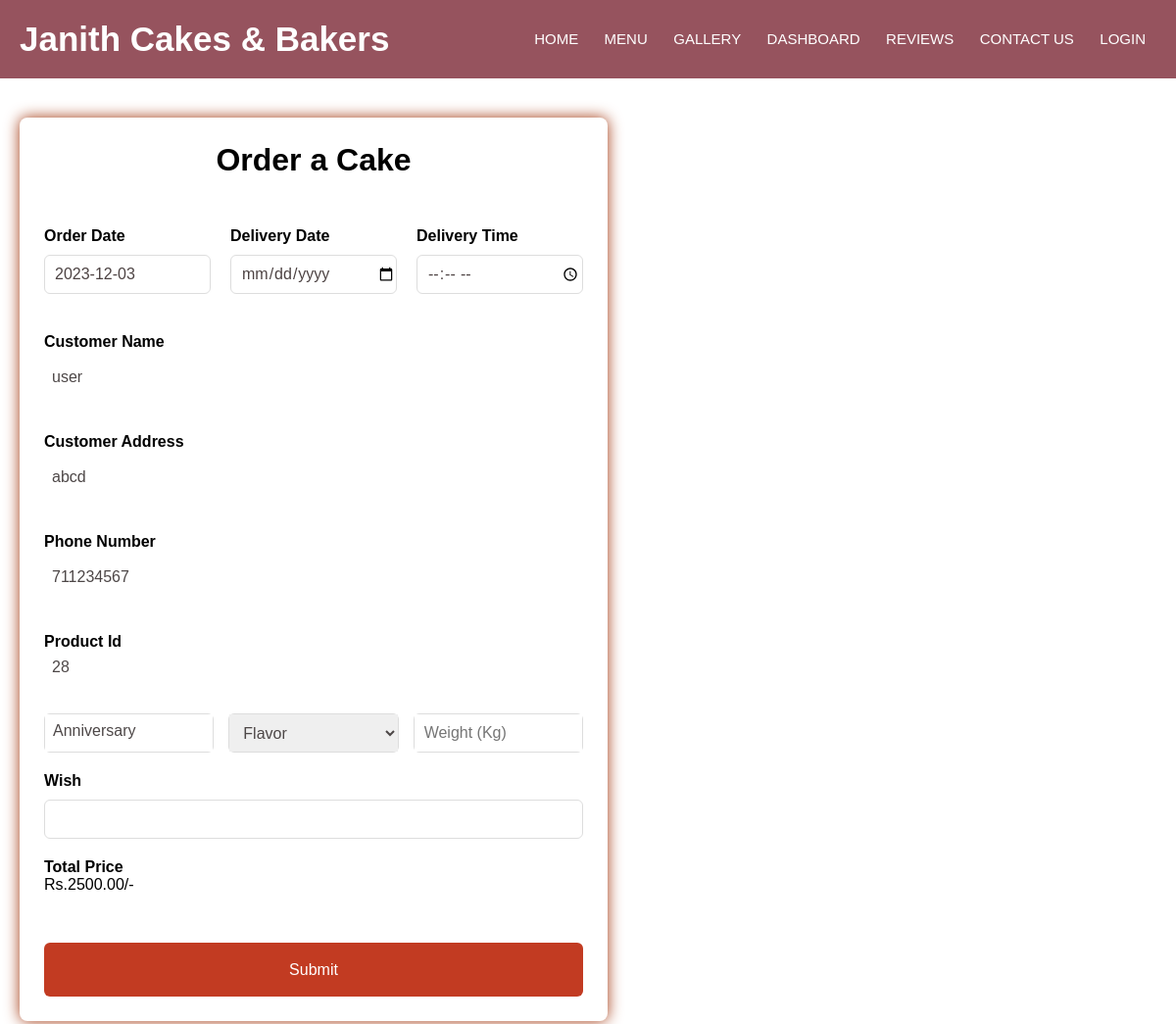
Screenshot of /order.php?pro_id=28 (signed in) with the database file from the repository.
### tables this page shows
CREATE TABLE `customer` (
  `Customer_Id` int(11) NOT NULL,
  `Customer_Name` varchar(255) NOT NULL,
  `Address` varchar(255) NOT NULL,
  `Email` varchar(255) NOT NULL,
  `Phone_Number` int(11) NOT NULL,
  `Registration_Date` date NOT NULL,
  `Password` varchar(255) NOT NULL
);

CREATE TABLE `add_item` (
  `Product_Id` int(11) NOT NULL,
  `product_cat` int(100) NOT NULL,
  `Price` varchar(11) NOT NULL,
  `Image` varchar(100) NOT NULL
);

CREATE TABLE `categories` (
  `cat_id` int(100) NOT NULL,
  `cat_title` varchar(100) NOT NULL
);

### order.php (the view, shortened to what this page needs)
<?php
include("connect.php");
?>
<!DOCTYPE html>
<html>
<head>
  <link rel="stylesheet" href="order.css">
  <link rel="stylesheet" href="navbar.css">
</head>
<body>
  <nav>
    <label class="logo">Janith Cakes & Bakers</label>
    <ul>
      <li><a class="active" href="index.php">Home</a></li>
      <li><a href="menu.php">Menu</a></li>
      <li><a href="gallery.php">Gallery</a></li>
      <li><a href="user/dashboard.php">dashboard</a></li>
      <li><a href="review.php">Reviews</a></li>
      <li><a href="#">Contact us</a>
      </li>
      <li><a href="login.php">Login</a></li>
    </ul>
  </nav>
  <section class="container">
    <header>Order a Cake</header>
    <form class="form" method="POST" action="order.php?pro_id=<?php echo $_GET['pro_id'] ?>" enctype="multipart/form-data">
      <div class="row">
        <div class="input-box">
          <label>Order Date</label>
          <input type="text" id="current_date" name="current_date" required />
        </div>
        <div class="input-box">
          <label>Delivery Date</label>
          <input type="date" id="delivery_date" name="delivery_date" required />
        </div>
        <div class="input-box">
          <label>Delivery Time</label>
          <input type="time" id="delivery_time" name="delivery_time" required />
        </div>
      </div>
      <div class="row">
        <div class="input-box">
          <?php
          if (isset($_SESSION['customer_id'])) {
            $customer_id = $_SESSION['customer_id'];
            $run_query_by_id = mysqli_query($con, "select * from customer where Customer_Id = '$customer_id'");
            while ($row_cat = mysqli_fetch_array($run_query_by_id)) {
              $customer_name = $row_cat['Customer_Name'];
            }
            echo "
              <label>Customer Name</label>
              <div class = 'customer'>$customer_name</div>
              ";
          }
          ?>
        </div>
      </div>
      <div class="row">
        <div class="input-box">
          <?php
          if (isset($_SESSION['customer_id'])) {
            $customer_id = $_SESSION['customer_id'];
            $run_query_by_id = mysqli_query($con, "select * from customer where Customer_Id = '$customer_id'");
            while ($row_cat = mysqli_fetch_array($run_query_by_id)) {
              $customer_address = $row_cat['Address'];
            }
            echo "
              <label>Customer Address</label>
              <div class = 'customer'>$customer_address</div>
              ";
          }
          ?>
        </div>
      </div>
      <div class="row">
        <div class="input-box">
          <?php
          if (isset($_SESSION['customer_id'])) {
            $customer_id = $_SESSION['customer_id'];
            $run_query_by_id = mysqli_query($con, "select * from customer where Customer_Id = '$customer_id'");
            while ($row_cat = mysqli_fetch_array($run_query_by_id)) {
              $customer_number = $row_cat['Phone_Number'];
            }
            echo "
              <label>Phone Number</label>
              <div class = 'customer'>$customer_number</div>
              ";
          }
          ?>
        </div>
      </div>
      <div class="input-box">
        <?php
        if (isset($_GET['pro_id'])) {
          $product_id = $_GET['pro_id'];
          $run_query_by_pro_id = mysqli_query($con, "select * from add_item where Product_Id = '$product_id'");
          while ($row_pro = mysqli_fetch_array($run_query_by_pro_id)) {
            $pro_id = $row_pro['Product_Id'];
            $pro_price = $row_pro['Price'];
            echo "
              <label> Product Id </label>
              <div class = 'pro_id'>$pro_id</div>
              ";
          }
        }
        ?>
      </div>
      <div class="column">
        <div class="select-box">
          <?php
          if (isset($_GET['pro_id'])) {
            $product_id = $_GET['pro_id'];
            $run_query_by_pro_id = mysqli_query($con, "select * from add_item where Product_Id = '$product_id'");
            while ($row_pro = mysqli_fetch_array($run_query_by_pro_id)) {
              $pro_cat = $row_pro['product_cat'];
              $run_query_by_pro_cat = mysqli_query($con, "select * from categories where cat_id = '$pro_cat'");
              while ($row_cat = mysqli_fetch_array($run_query_by_pro_cat)) {
                $cat_title = $row_cat['cat_title'];
              }
              echo "
              <div class = 'pro_cat'>$cat_title</div>
              ";
            }
          }
          ?>
        </div>
        <div class="select-box">
          <select name="flavor" required>
            <option hidden> Flavor </option>
          </select>
        </div>
        <div class="select-box">
          <input type="number" name="weight" id="weight" min="1" step="0.1" placeholder="Weight (Kg)" oninput="updatePrice()" required>
        </div>
      </div>
      <div class="input-box">
        <label>Wish</label>
        <input type="text" name="wish" />
      </div>
      <div class="input-box">
        <label>Total Price</label>
        <div id="totalPrice">Rs.<?php echo $pro_price; ?>.00/-</div>
      </div>
      <button type="submit"> Submit </button>
    </form>
</body>
</html>

### order.css (style rules this page uses)
* { margin: 0; padding: 0; box-sizing: border-box; font-family: Arial; }
body { min-height: 100vh; display: flex; align-items: center; justify-content: left; padding: 20px; background: url('backgrounds/c16.jpg') no-repeat; background-size: cover; }
.container { position: relative; z-index: 1; margin-top: 100px; max-width: 600px; width: 100%; padding: 25px; border-radius: 8px; box-shadow: 0 0 15px rgb(163, 57, 18); }
.container header { font-size: 2rem; color: black; font-weight: 800; text-align: center; }
.container .row { display: flex; gap: 20px; }
.container .form { margin-top: 30px; }
.form .input-box { width: 100%; margin-top: 20px; margin-bottom: 20px; }
.input-box label { color: black; font-weight: 600; }
.form :where(.input-box input, .select-box) { position: relative; height: 40px; width: 100%; outline: none; font-size: 1rem; color: #4d4343; margin-top: 10px; border: 1px solid #ddd; border-radius: 6px; }
.input-box input { padding-left: 10px; }
.form .column { display: flex; column-gap: 15px; }
.form button { height: 55px; width: 100%; color: white; font-size: 1rem; border: none; margin-top: 30px; cursor: pointer; border-radius: 6px; font-weight: 400; transition: all 0.2s ease; background-color: #c23b22; }
.select-box select { height: 100%; width:100%; outline:none; border: none; color:#4d4747; font-size: 1rem; padding-left: 10px; }
.select-box input { height: 100%; width: 100%; outline: none; border: none; color: #4d4747; font-size: 1rem; padding-left: 10px; }
.pro_id { height: 100%; width: 100%; outline: none; border: none; color: #4d4747; font-size: 1rem; padding: 8px; border-radius: 6px; background-color: white; }
.pro_cat { height: 100%; width: 100%; outline: none; border: none; color: #4d4747; font-size: 1rem; padding: 8px; background-color: white; }
.customer { height: 55%; width: 100%; outline: none; border: none; color: #4d4747; font-size: 1rem; padding: 8px; border-radius: 6px; background-color: white; margin-top: 10px; }

### navbar.css (style rules this page uses)
* { padding: 0; margin: 0; text-decoration: none; list-style: none; box-sizing: border-box; }
body { font-family: Arial; }
nav { background: rgb(150, 83, 94); height: 80px; width: 100%; position: fixed; top: 0; left: 0; z-index: 100; display: flex; flex-direction: row; justify-content: space-between; padding: 0px 20px; }
label.logo { color: white; font-size: 35px; line-height: 80px; font-weight: bold; }
nav ul { float: right; }
nav ul li { display: inline-block; line-height: 80px; margin: 0 3px; position: relative; }
nav ul li a { color: white; font-size: 17px; padding: 4px 8px; border-radius: 3px; text-transform: uppercase; }
@media (max-width: 1200px) { nav ul li a { font-size: 15px; } }

### rows the page displays
customer: Customer_Name "user", Address "abcd", Phone_Number "711234567"
add_item: Product_Id "28", categories.cat_title "Anniversary", Price "2500"
